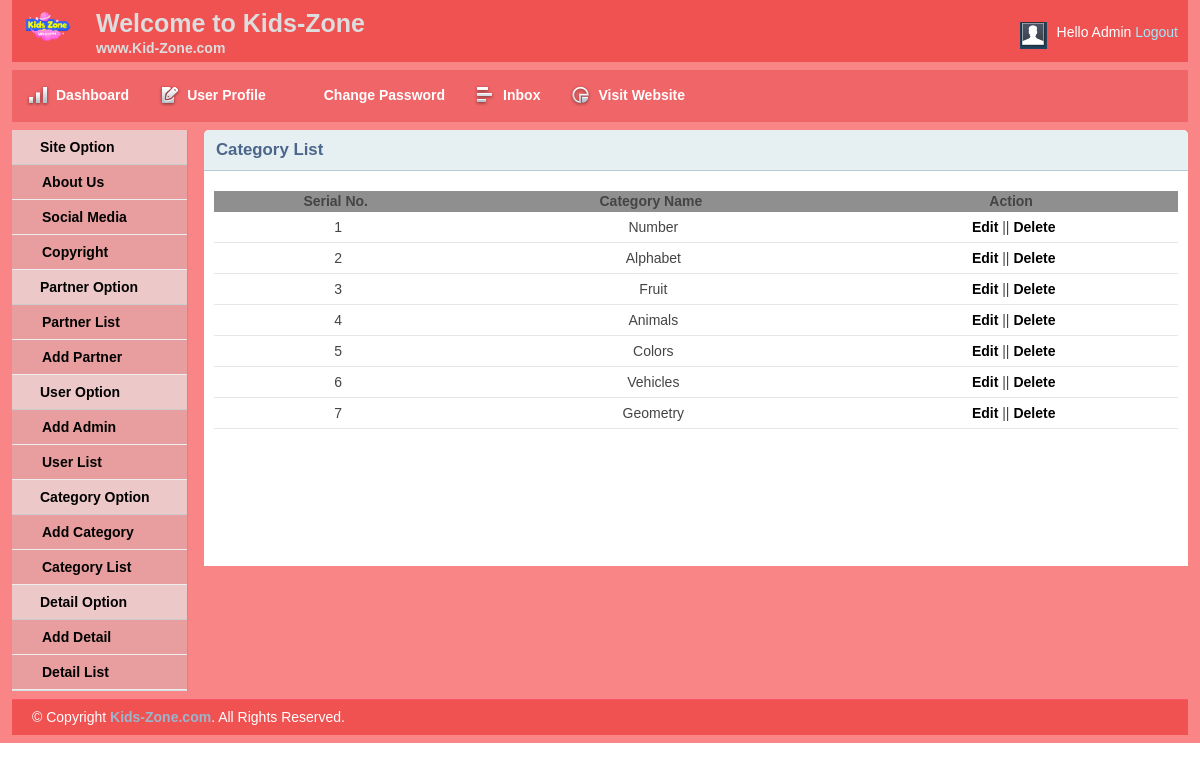
Screenshot of /admin/view/cat_list.php with the database file from the repository.
### tables this page shows
CREATE TABLE `categories` (
  `id` int NOT NULL AUTO_INCREMENT,
  `name` varchar(45) DEFAULT NULL,
  `description` text,
  `image` varchar(45) DEFAULT NULL,
  `create_at` timestamp NULL DEFAULT CURRENT_TIMESTAMP,
  `update_at` timestamp NULL DEFAULT CURRENT_TIMESTAMP,
  `deleted` int DEFAULT '0',
  PRIMARY KEY (`id`)
);

### admin/model/dbhelper.php (called while the page is built, shortened)
<?php
    function connect(){
        $conn = new mysqli('localhost', 'root', 'ht010203', 'e_project_1');
        return $conn;
    }
    function selectCat(){
        $conn = connect();
        $sql = "SELECT * FROM categories";
        $result = $conn->query($sql);
        return $result;
    }
?>

### admin/view/cat_list.php (the view, shortened to what this page needs)
<?php include '../inc/header.php';?>
<?php include '../inc/sidebar.php';?>
<?php
	$resultCat = selectCat();
?>
        <div class="grid_10">
            <div class="box round first grid">
                <h2>Category List</h2>
                <div class="block">
                    <table class="data display datatable" id="example">
					<thead>
						<tr>
							<th>Serial No.</th>
							<th>Category Name</th>
							<th>Action</th>
						</tr>
					</thead>
					<tbody>
						<?php
							if($resultCat->num_rows>0){
								while($rowCat = $resultCat->fetch_assoc()){
									echo "<tr class='odd gradeX'>
										<td>{$rowCat['id']}</td>
										<td>{$rowCat['name']}</td>";
									if($rowCat['deleted']==0){
										echo"<td><a href=''>Edit</a> || <a onclick='confirmDelete()'>Delete</a></td>
										</tr>";
									} else{
										echo"<td><a href=''>Restore</a></td>
										</tr>";
									}
								}
							}
						?>
					</tbody>
				</table>
               </div>
            </div>
        </div>
<?php include '../inc/footer.php';?>

### admin/css/text.css (style rules this page uses)
body { font: 13px/1.5 Tahoma, Helvetica, Arial, 'Liberation Sans', FreeSans, sans-serif; }
h2 { font-size: 23px; }
p, dl, hr, h1, h2, h3, h4, h5, h6, ol, ul, pre, table, address, fieldset { margin-bottom: 20px; }

### admin/css/grid.css (style rules this page uses)
.grid_1, .grid_2, .grid_3, .grid_4, .grid_5, .grid_6, .grid_7, .grid_8, .grid_9, .grid_10, .grid_11, .grid_12, .grid_13, .grid_14, .grid_15, .grid_16 { display: inline; float: left; margin-left: 1%; margin-right: 1%; }
.container_12 .grid_10 { width: 81.333%; }

### admin/css/layout.css (style rules this page uses)
body { background: #fff none repeat scroll 0 0; color: #444; font-size: 14px; padding: 0; }
a { color: #000; font-weight:bold; text-decoration: none; }
h1, h2, h3, h4, h5, h6 { line-height:1.2em; margin-bottom:.3em; }
h2 { margin-top:1em; }
.box { background:#fff; margin-bottom:20px; padding:10px 10px 10px 10px; margin-left:-8px; }
.box.grid { padding-bottom:20px; }
.box.round { -moz-border-radius: 5px 5px 0px 0px; -webkit-border-radius: 5px 5px 0px 0px; border-radius: 5px 5px 0px 0px; }
.box h2 { font-size:1.2em; font-weight:bold; color:#4b658b; background:#E6F0F3; margin:-10px -10px 0 -10px; padding:10px 12px; border-bottom:1px solid #B3CBD6; border-radius: 5px 5px 0px 0px; -moz-border-radius: 5px 5px 0px 0px; -webkit-border-radius: 5px 5px 0px 0px; }
.box.first { min-height: 406px; }
.block { padding-top:20px; }
tbody tr td { text-align: center; }
.block { padding-bottom:1px; }
table.display { margin: 0 auto; clear: both; width: 100%; }
table.display th { background:#8f8f8f; }
tr.odd { height: 30px; line-height: 30px; border-bottom:1px solid #e6e6e6; }
tr.odd td, tr.even td { padding-left:5px; }

### rows the page displays
categories: id "1", name "Number", deleted "Edit"
categories: id "2", name "Alphabet", deleted "Edit"
categories: id "3", name "Fruit", deleted "Edit"
categories: id "4", name "Animals", deleted "Edit"
categories: id "5", name "Colors", deleted "Edit"
categories: id "6", name "Vehicles", deleted "Edit"
categories: id "7", name "Geometry", deleted "Edit"
